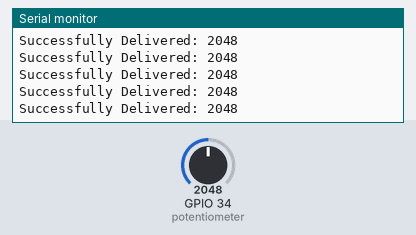
Simulated run of this program. Board: ESP32. On the bench: the last lines printed to the serial monitor. The inputs (shaded band) are chosen by the test bench; at power-on: GPIO 34 (potentiometer) = 2048. WiFi joins after 1.5 s; servers stay silent unless stated; no MQTT or app messages arrive unless stated.

Above: at 2.7 s.
2.8 s: GPIO 34 (potentiometer) set to 2866
At 3.12 s:
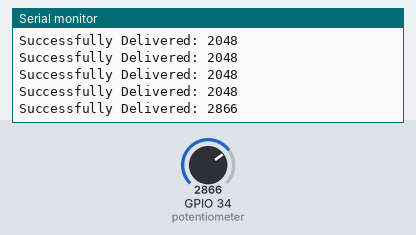
4.3 s: GPIO 34 (potentiometer) set to 3603
At 4.32 s:
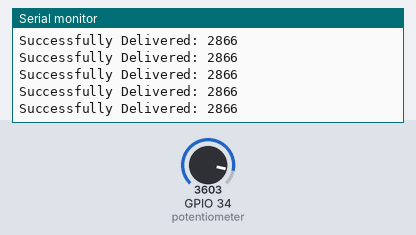
Timing chart, 0 to 7.3 s (numbered marks = the images above; inputs shaded):
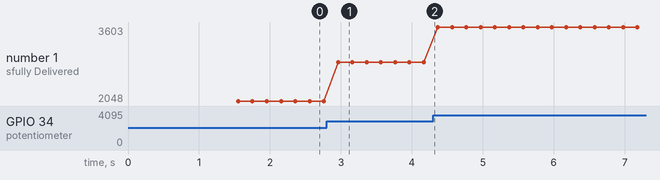

Measured:
- after the input at 2.8 s, the serial monitor: prints a new line after 0.16 s (image 1)
- plotted number 1: 2048 → 2866 after the input at 2.8 s, 2866 → 3603 after the input at 4.3 s

The program:

main.cpp
```cpp
#include <Arduino.h>

#include <WiFi.h>
#include <PubSubClient.h> // Make sure to add this to your lib_deps in platformio.ini

const char *ssid = "Wokwi-GUEST"; // Wokwi's built-in virtual network SSID
const char *password = "";
// Use 10.0.2.2 to point to your actual computer's localhost from within the Wokwi sandbox
const char *mqtt_server = "172.17.0.1";

WiFiClient espClient;
PubSubClient client(espClient);

void setup()
{
  Serial.begin(115200);
  WiFi.begin(ssid, password);
  while (WiFi.status() != WL_CONNECTED)
  {
    delay(500);
  }

  client.setServer(mqtt_server, 1883);
}

void loop()
{
  // If the client isn't connected, attempt to reconnect and print why it failed
  if (!client.connected())
  {
    Serial.print("Attempting MQTT connection to ");
    Serial.print(mqtt_server);
    Serial.print("... ");

    if (client.connect("ESP32_Transmitter"))
    {
      Serial.println("CONNECTED!");
    }
    else
    {
      Serial.print("FAILED, rc=");
      Serial.print(client.state());
      Serial.println(" (Will retry in 2 seconds)");
      delay(2000);
      return; // Skip publishing this loop since we are offline
    }
  }

  client.loop();

  int potValue = analogRead(34);
  String payload = String(potValue);

  // This will now only execute if we are 100% authenticated with Mosquitto
  if (client.publish("device/telemetry", payload.c_str()))
  {
    Serial.println("Successfully Delivered: " + payload);
  }
  else
  {
    Serial.println("Publish failed! Packet dropped.");
  }

  delay(200);
}
```
